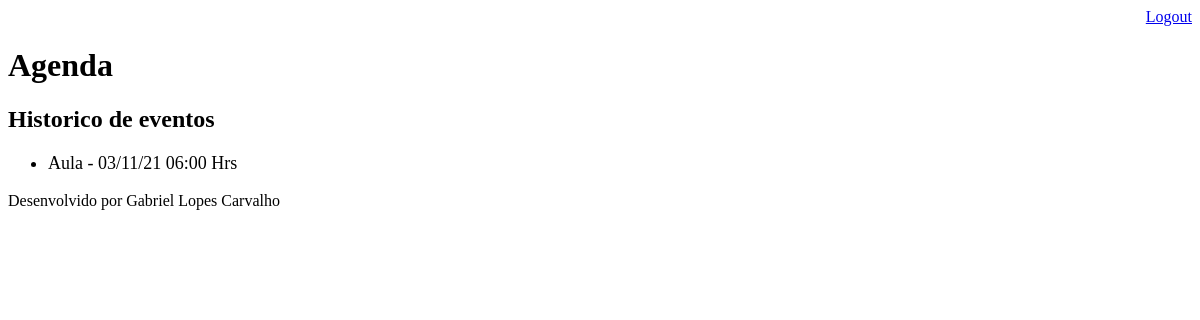
The app's page /agenda/historico/ (signed in), older data.
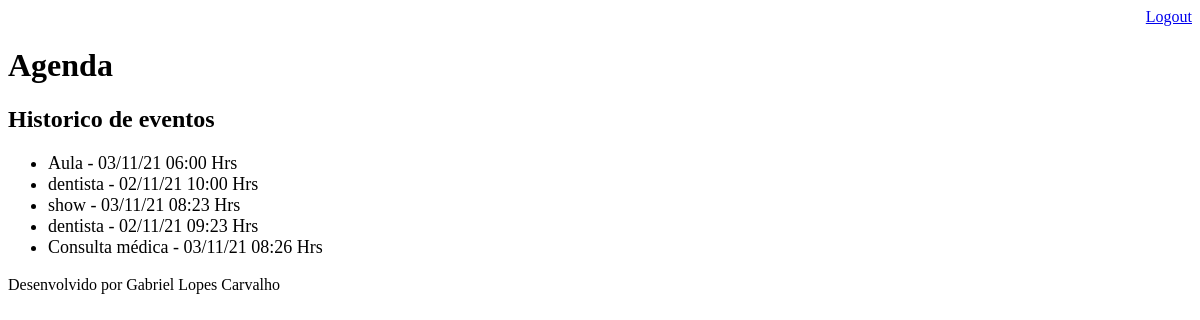
The same page, newer data.
### core/models.py (models this page shows, shortened)
class Evento(models.Model):
    titulo = models.CharField(max_length=100)
    descricao = models.TextField(blank=True, null=True)
    data_evento = models.DateTimeField(verbose_name='Data do Evento')
    data_criacao = models.DateTimeField(auto_now_add=True, verbose_name='Data da Criação')
    usuario = models.ForeignKey(User, on_delete=models.CASCADE)
    class Meta:
        db_table = 'evento'
    def get_data_evento(self):
        return self.data_evento.strftime('%d/%m/%y %H:%M Hrs')

### core/views.py (the view)
# urls.py: path('agenda/historico/', views.historico_evento),
@login_required(login_url='/login/')
def historico_evento(request):
    usuario = request.user
    data_atual = datetime.now() - timedelta(hours=1)
    evento = Evento.objects.filter( usuario=usuario,
                                    data_evento__lt=data_atual)
    response = {'eventos': evento}
    return render(request, 'historico.html', response)

### templates/historico.html
{% extends "model-page.html" %}
{% block content %}
    <h2>Historico de eventos</h2>
    <ul style="font-size: 18px">
        {% for evento in eventos %}
            <li>
                {{ evento.titulo}} - {{ evento.get_data_evento }}
            </li>
        {% endfor %}
    </ul>
{% endblock %}

### templates/model-page.html
<!DOCTYPE html>
<html lang="en">
<head>
    {% include "model-header.html" %}
</head>
<body>
    {% block content %} {% endblock %}
    {% include "model-footer.html" %}
</body>
</html>

### templates/model-header.html (shortened to what this page needs)
    <div align="right">
        <a href="/logout">Logout</a>
    </div>
    <h1>Agenda</h1>

### templates/model-footer.html
<p>Desenvolvido por Gabriel Lopes Carvalho</p>

Row changes from the older to the newer data that the page shows:
added Evento: titulo "dentista", get_data_evento "02/11/21 10:00 Hrs"
added Evento: titulo "show", get_data_evento "03/11/21 08:23 Hrs"
added Evento: titulo "dentista", get_data_evento "02/11/21 09:23 Hrs"
added Evento: titulo "Consulta médica", get_data_evento "03/11/21 08:26 Hrs"
